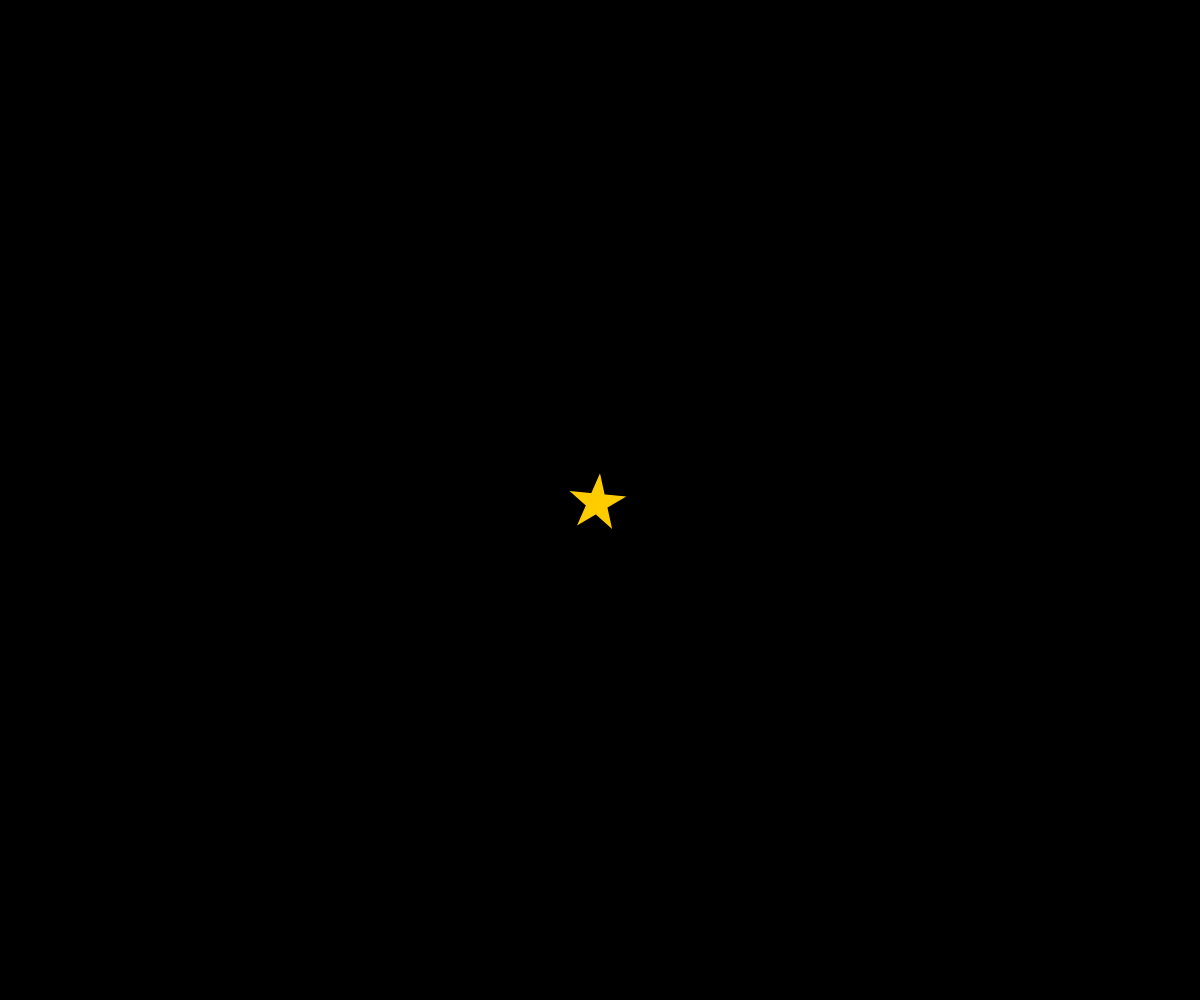
Frame 1 (no input)
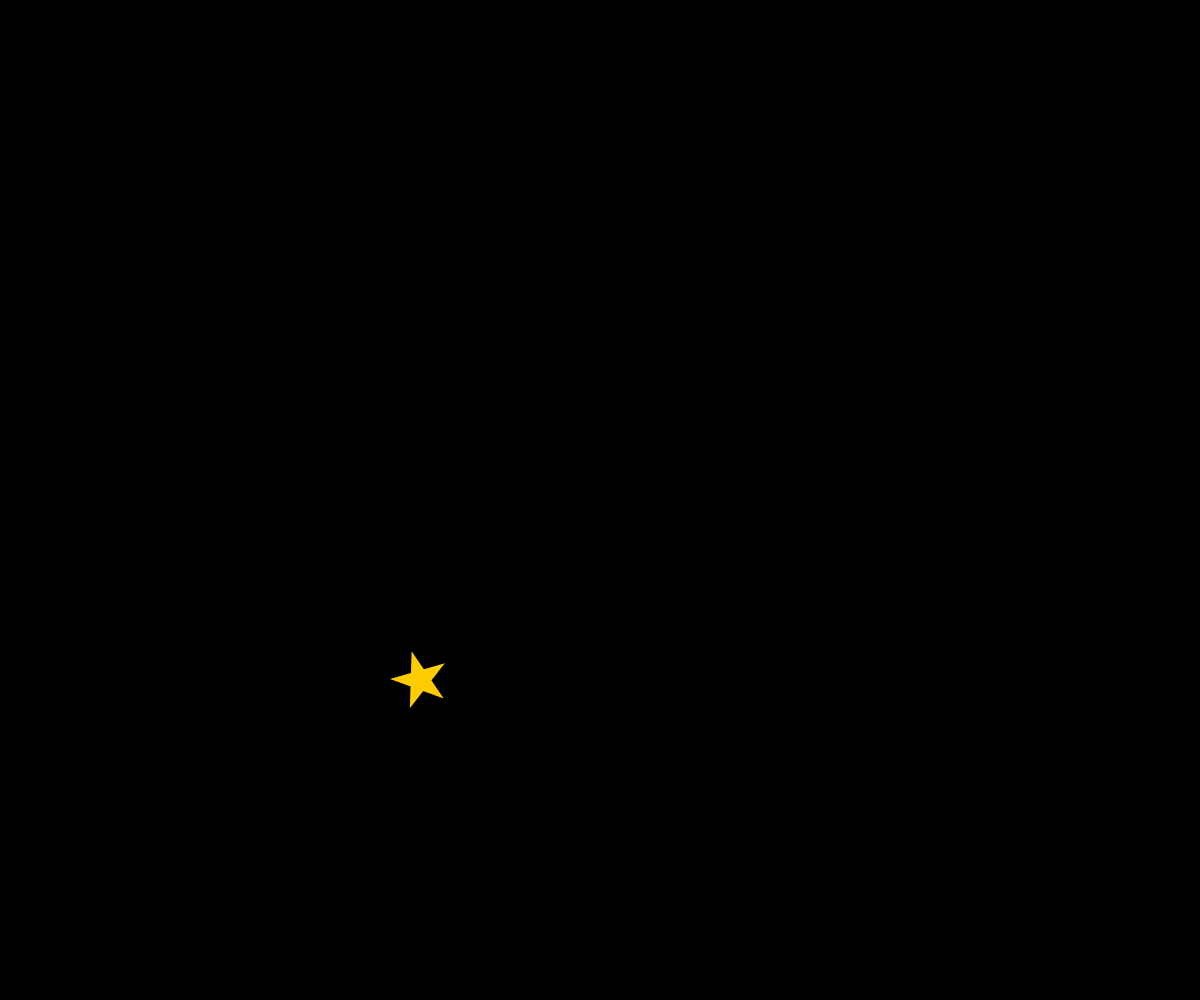
Frame 60 (no input)
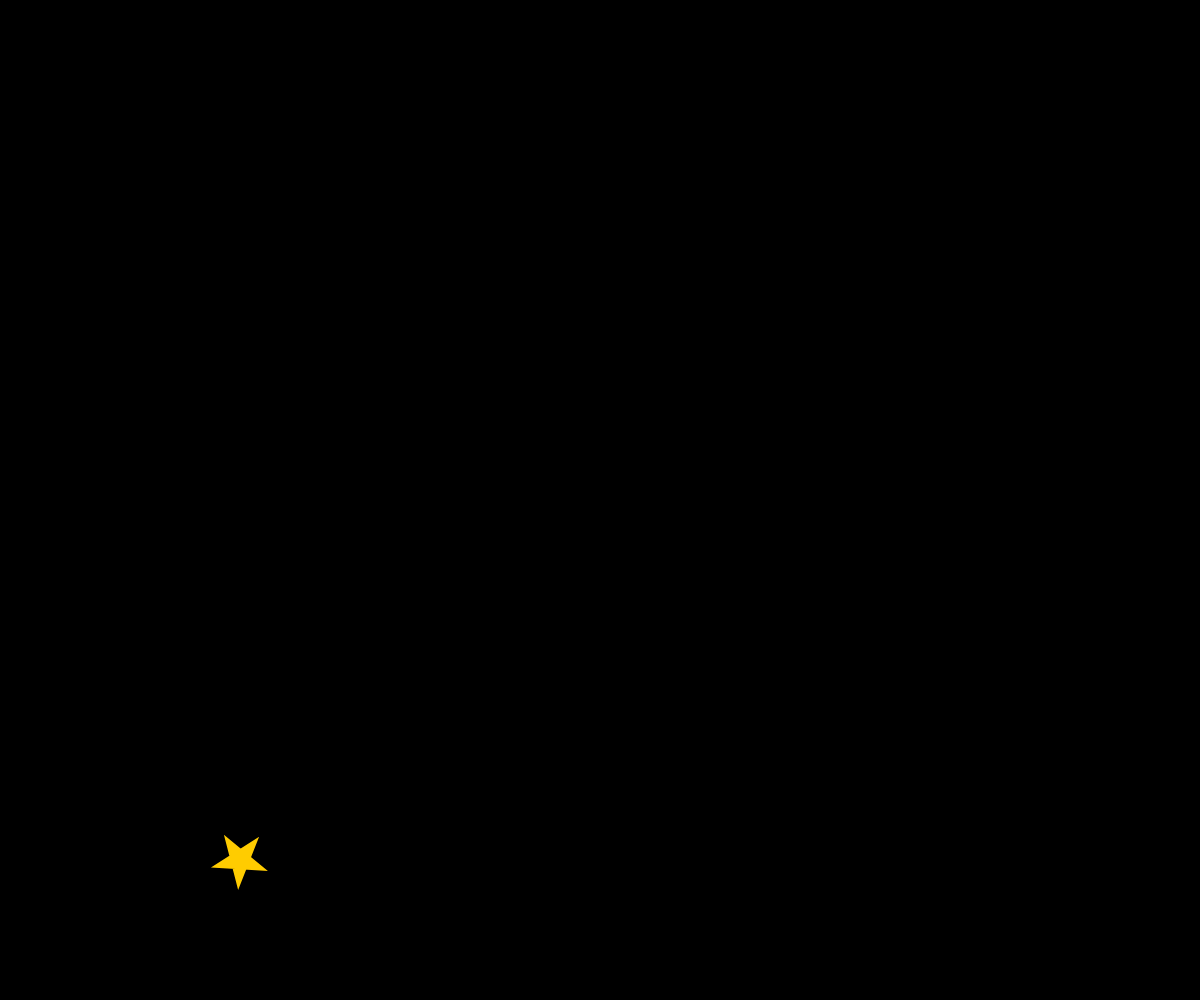
Frame 120 (the mouse pressed at the canvas centre since frame 60)

The p5.js sketch that drew these frames (run headless with seeded random() and noise() and a simulated clock; from frame 60 on, the mouse is pressed at the canvas centre):

// p5.js sketch
// ── sketch.js
// テキスト「アニメーション」
let x, y, vx, vy, angle;

function setup(){
  createCanvas(windowWidth, windowHeight);
  x = width / 2;
  y = height / 2;
  vx = 8;
  vy = 8;
  angle = 0;
}

function draw(){
  background(0);
  strokeWeight(0);
  // BLANK[2] (hint: 作った star 関数を使います)
angle += 0.1;
x -= 3
y += 3
fill(255,204,0);
star(x, y, 30, angle);
  // 端の処理パターン (1) 反対側から出てくる
  if(x > width){ x = 0; }
  else if(x < 0){ x = width; }
  if(y > height){ y = 0; }
  if(y < 0){ y = height; }
}

function star(cx, cy, r, angle){
  beginShape();
  for(var i = 0; i < 5; i++){
    var theta = TWO_PI * i * 2 / 5 - HALF_PI + angle;
    // BLANK[1] (hint: angle 分だけ星を回転させるには？)


    var x = cx + cos(theta) * r;
    var y = cy + sin(theta) * r;
    vertex(x,y);
  }
  endShape(CLOSE);
}

function windowResized(){
  resizeCanvas(windowWidth, windowHeight);
}
